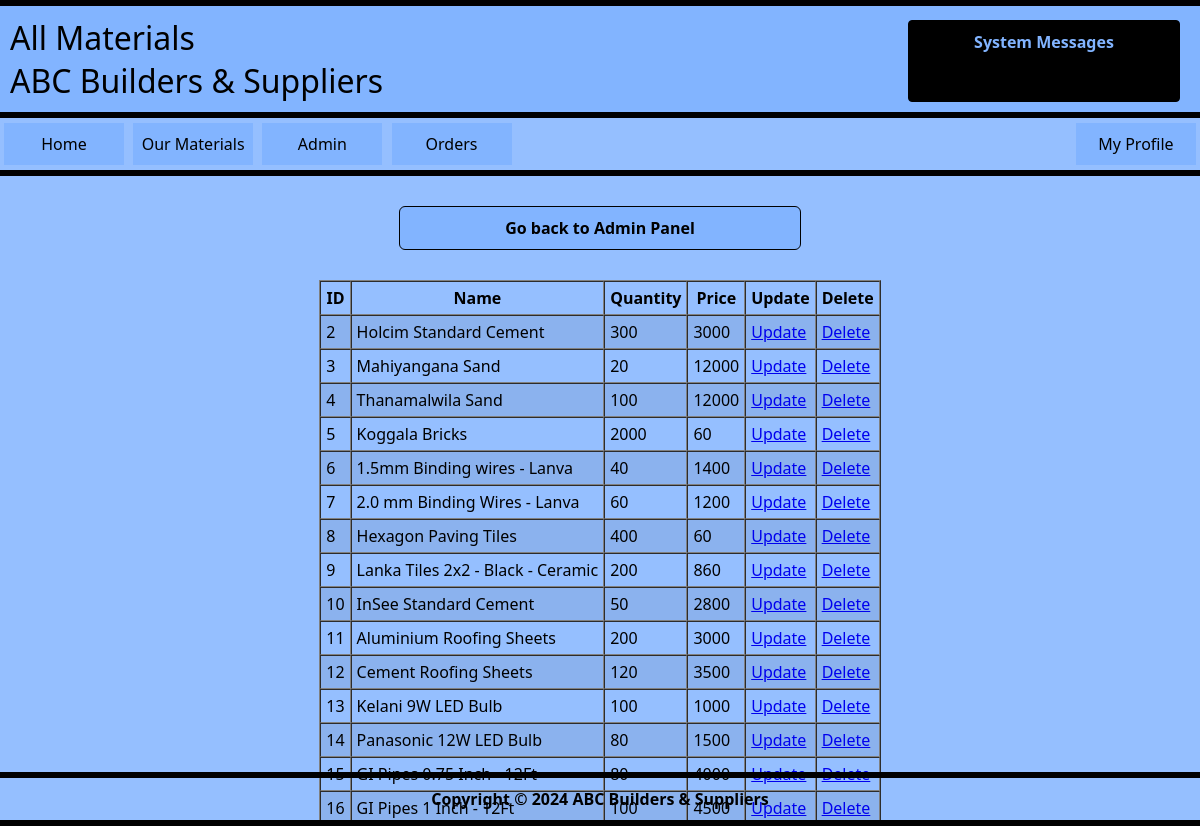
Screenshot of /view_all.php (signed in) with the database file from the repository.
### tables this page shows
CREATE TABLE IF NOT EXISTS `materials` (
  `material_id` int NOT NULL AUTO_INCREMENT,
  `category_id` int NOT NULL,
  `material_name` varchar(60) NOT NULL,
  `buy_price` int NOT NULL,
  `price` int NOT NULL,
  `added_date` date NOT NULL,
  `quantity` int NOT NULL DEFAULT '0',
  `img_ext` varchar(6) NOT NULL,
  PRIMARY KEY (`material_id`)
);

### view_all.php (the view, shortened to what this page needs)
<?php
$show_profile = "none";
$is_admin = false;
if (isset($_SESSION['id'])) {
    $show_profile = "block";
    $id = $_SESSION['id'];
    require_once('connect.php');
    $sql = "SELECT username, role
            FROM users
            WHERE id = " . $id . ";";
    $result = mysqli_query($connection, $sql);
    $row = $result -> fetch_assoc();
    $role = $row['role'];
    if ($role == 'admin') {
        $is_admin = true;
    }
}
?>
<html>
    <head>
        <link rel="stylesheet" href="./styles/main.css">
    </head>
    <body>
        <hr />
        <h1 id="header" style="text-align: left; margin: auto 0px; padding: 10px;">All Materials <br />ABC Builders & Suppliers</h1>
        <hr />
        <div id="system_msg">
            <strong>System Messages</strong>
        </div>
        <nav>
        <a style="margin-left: 4px;" href="/material_management_system/index.php">Home</a>
            <a href="materials.php">Our Materials</a>
            <?php
                if ($is_admin === true) {
                    echo "<a href=\"admin_panel.php\">Admin</a> <a href=\"handle_orders.php\">Orders</a>";
                }
                elseif(isset($role)){
                    echo "<a href=\"my_orders.php\">My Orders</a>";
                }
            ?>
            <a class="log_link" href="profile.php" style="display: <?php echo $show_profile ?>;">My Profile</a>
        </nav>
        <hr />
        <a href="./admin_panel.php" class="view_all_link">Go back to Admin Panel</a>
        <section>
            <?php
                require_once('connect.php');
                $sql = "SELECT *
                        FROM materials";
                $result = mysqli_query($connection, $sql);
                if (mysqli_num_rows($result) === 0){
                    $display_table = "none";
                    $display_msg = "block";
                    $load_more = 0;
                }
                else {
                    $display_table = "block";
                    $load_more = 1;
                }
            ?>
            <table border="1" cellspacing="0" cellpadding="5" id="view_all_table" style="display: <?php echo  $display_table; ?>">
                <tr>
                    <th>ID</th>
                    <th>Name</th>
                    <th>Quantity</th>
                    <th>Price</th>
                    <th>Update</th>
                    <th>Delete</th>
                </tr>
                <?php
                    if ($load_more ===1){
                            while ($row = $result -> fetch_assoc()){
                                $id = $row['material_id'];
                                $name = $row['material_name'];
                                $quantity = $row['quantity'];
                                $price = $row['price'];
                                echo '
                                    <tr>
                                        <td>'.$id.'</td>
                                        <td>'.$name.'</td>
                                        <td>'.$quantity.'</td>
                                        <td>'.$price.'</td>
                                        <td><a href="./update_material.php?id='.$id.'" class="update_mat_link">Update</a></td>
                                        <td><a href="./process/delete_material.php?id='.$id.'" class="delete_mat_link">Delete</a></td>
                                    </tr>
                                ';
                            }
                    }
                ?>
            </table>
        </section>
        <footer style="position: absolute; bottom: 0; width: 100%">
        <hr />
        <strong>Copyright &copy; 2024 ABC Builders & Suppliers</strong>
        <hr />
    </footer>
</body>
</html>

### styles/main.css (style rules this page uses)
body { background-color: #95bfff; margin: 0; font-family:'Segoe UI', Tahoma, Geneva, Verdana, sans-serif; }
#header { padding: 10px 25%; margin: 0; text-align: center; background-color: #82b4ff; font-weight: 400; }
hr { margin: 0; height: 4px; background-color: #000; border: #000 solid 1px; }
nav a { display: inline-block; padding: 10px 0px; text-align: center; width: 120px; font-size: 16px; text-decoration: none; color: #000; font-weight: 500; margin: 5px 2.5px; background-color: #82b4ff; transition: 0.4s; }
.log_link { float: right; margin-right: 4px; }
footer { margin-top: 50px; }
footer strong { display: block; text-align: center; padding: 10px; }
#system_msg { position: fixed; text-align: center; top: 20px; right: 20px; border: #000 solid 1px; border-radius: 4px; padding: 10px; width: 250px; height: 60px; background-color: #000; color: #82b4ff; }
.view_all_link , .add_mat_link { display: block; margin: auto; margin-top: 30px; width: 380px; text-align: center; padding: 10px; text-decoration: none; font-size: 16px; color: #000; background-color: #82b4ff; border: #000 solid 1px; border-radius: 6px; font-weight: bold; transition: 0.4s; }
#view_all_table { width: fit-content; max-width: 100%; margin: auto; margin-top: 30px; }
#view_all_table tr:nth-child(even) { background-color: #00000011; }

### rows the page displays
materials: material_id "2", material_name "Holcim Standard Cement", quantity "300", price "3000"
materials: material_id "3", material_name "Mahiyangana Sand", quantity "20", price "12000"
materials: material_id "4", material_name "Thanamalwila Sand", quantity "100", price "12000"
materials: material_id "5", material_name "Koggala Bricks", quantity "2000", price "60"
materials: material_id "6", material_name "1.5mm Binding wires - Lanva", quantity "40", price "1400"
materials: material_id "7", material_name "2.0 mm Binding Wires - Lanva", quantity "60", price "1200"
materials: material_id "8", material_name "Hexagon Paving Tiles", quantity "400", price "60"
materials: material_id "9", material_name "Lanka Tiles 2x2 - Black - Ceramic", quantity "200", price "860"
materials: material_id "10", material_name "InSee Standard Cement", quantity "50", price "2800"
materials: material_id "11", material_name "Aluminium Roofing Sheets", quantity "200", price "3000"
materials: material_id "12", material_name "Cement Roofing Sheets", quantity "120", price "3500"
materials: material_id "13", material_name "Kelani 9W LED Bulb", quantity "100", price "1000"
materials: material_id "14", material_name "Panasonic 12W LED Bulb", quantity "80", price "1500"
materials: material_id "16", material_name "GI Pipes 1 Inch - 12Ft", quantity "100", price "4500"
